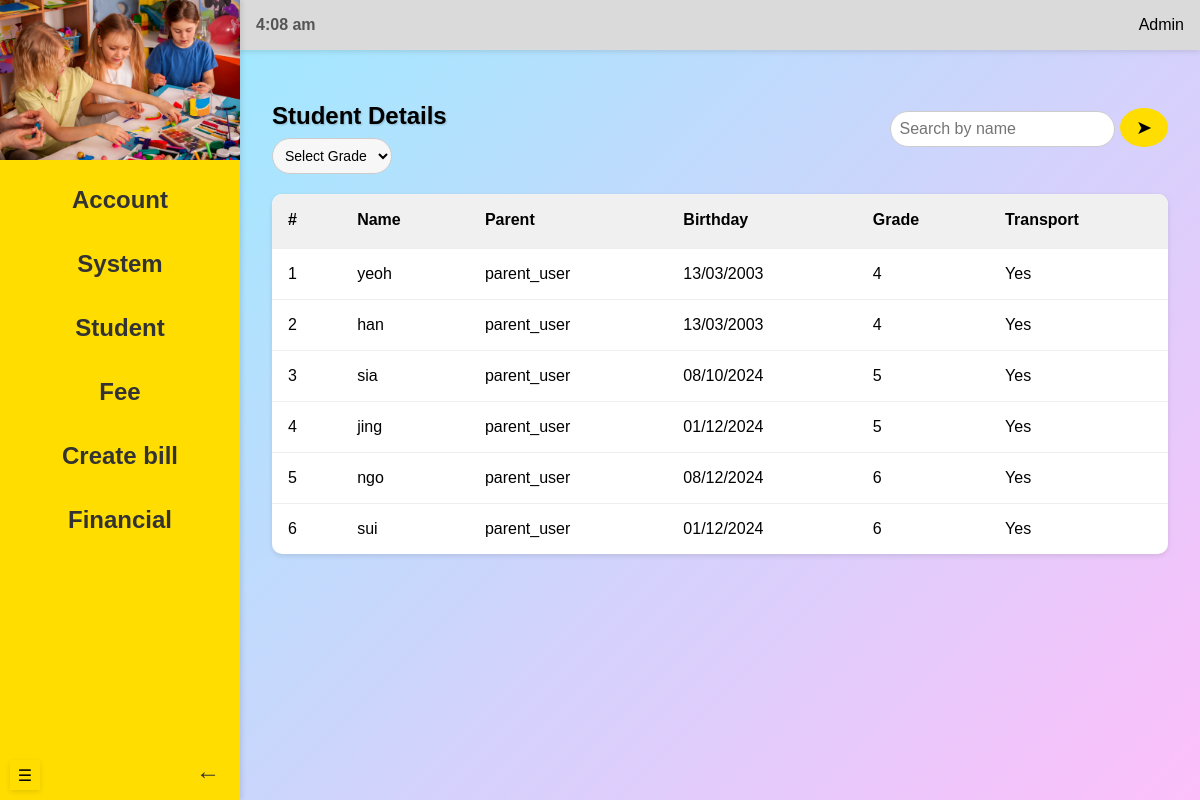
The page /admin/viewStudents (signed in) on the database as committed earlier.
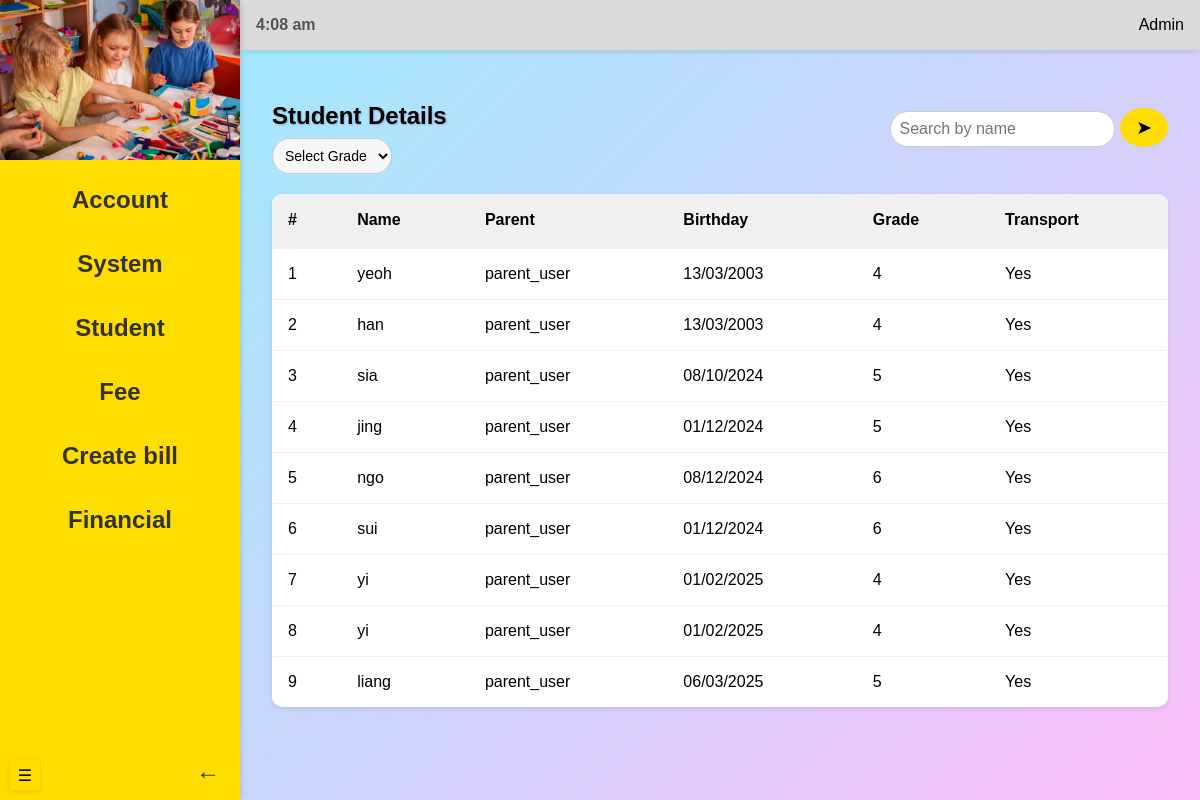
The same page on the database as committed later.
### models.py (models this page shows, shortened)
class Student(db.Model):
    __tablename__ = 'students'
    id = db.Column(db.Integer, primary_key=True, autoincrement=True)
    name = db.Column(db.String(255), nullable=False)
    grade = db.Column(db.String(50), nullable=False)
    dob = db.Column(db.Date, nullable=False)
    transport = db.Column(db.Boolean, default=False)
    user_id = db.Column(db.Integer, db.ForeignKey('users.id'), nullable=False)
    fees = db.relationship('Fee', backref='student', cascade='all, delete-orphan')

class User(db.Model, UserMixin):
    __tablename__ = 'users'
    id = db.Column(db.Integer, primary_key=True, autoincrement=True)
    username = db.Column(db.String(255), unique=True, nullable=False)
    email = db.Column(db.String(255), unique=True, nullable=False)
    password = db.Column(db.String(255), nullable=False)
    role = db.Column(
        db.Enum('admin', 'accountant', 'teacher', 'parent', name='user_roles'),
        nullable=False
    )
    created_at = db.Column(db.DateTime, default=func.current_timestamp())
    flag = db.Column(db.Boolean, default=True)
    students = db.relationship('Student', backref='guardian', cascade='all, delete-orphan')
    payments = db.relationship('Payment', backref='user', cascade='all, delete-orphan')
    notifications = db.relationship('Notification', backref='user', cascade='all, delete-orphan')

### routes/admin_routes.py (the view)
@admin_blueprint.route("/viewStudents")
@login_required
def viewStudents():
    if current_user.role != "admin":
        return "Access Denied", 403
    search_name = request.args.get("name", "").strip()
    filter_grade = request.args.get("grade", "").strip()
    query = Student.query
    if search_name:
        query = query.filter(Student.name.ilike(f"%{search_name}%"))
    if filter_grade:
        query = query.filter_by(grade=filter_grade)
    students = query.all()
    return render_template('studentDetail.html', students=students, search_name=search_name, filter_grade=filter_grade)

### app.py (called while the page is built)
@login_manager.user_loader
def load_user(user_id):
    return User.query.get(int(user_id))

### templates/studentDetail.html (shortened to what this page needs)
{% if current_user.role == 'teacher' %}
{% extends "teacherBase.html" %}
{% elif current_user.role == 'admin'%}
{% extends "adminBase.html" %}
{% elif current_user.role == 'accountant' %}
{% extends "accountantBase.html" %}
{% elif current_user.role == 'parent'%}
{% extends "parentBase.html" %}
{% endif %}
{% block header %}
    <link rel="stylesheet" href="{{ url_for('static', filename='studentDetail.css') }}">
{% endblock %}
{% block content %}
        <section class="content">
            <div class="header-container">
                <div class="header-left">
                    <h1>Student Details</h1>
                    <form method="get" id="search-form">
                        <select id="grade" name="grade" onchange="this.form.submit();">
                            <option value="">Select Grade</option>
                        </select>
                    </form>
                </div>
                <div class="search-bar">
                    <form method="get" id="search-form">
                        <input type="text" id="search-name" name="name" placeholder="Search by name" value="{{ search_name }}">
                        <button type="submit">&#x27A4;</button>
                    </form>
                </div>
            </div>
            <table id="myTable2">
                <thead>
                    <tr>
                        <th onclick="sortTable(0)"># </th>
                        <th onclick="sortTable(1)">Name </th>
                        <th onclick="sortTable(2)">Parent </th>
                        <th onclick="sortTable(3)">Birthday </th>
                        <th onclick="sortTable(4)">Grade </th>
                        <th onclick="sortTable(5)">Transport </th>
                    </tr>
                </thead>
                <tbody>
                    {% for student in students %}
                        <tr data-grade="{{ student.grade }}">
                            <td><span class="id">{{ student.id }}</span></td>
                            <td><span class="name">{{ student.name }}</span></td>
                            <td><span class="parent">{{ student.guardian.username }}</span></td>
                            <td><span class="dob">{{ student.dob.strftime('%d/%m/%Y') }}</span></td>
                            <td><span class="grade">{{ student.grade }}</span></td>
                            <td><span class="transport">{{ 'Yes' if student.transport else 'No' }}</span></td>
                        </tr>
                    {% endfor %}
                </tbody>
            </table>
        </section>
    </div>
{% endblock %}

### templates/adminBase.html (shortened to what this page needs)
<!DOCTYPE html>
<html lang="en">
<head>
    {% block header %} {% endblock %}
</head>
<body>
    <div id="mySidebar" class="sidebar">
        <div class="logo-section">
            <img src="{{ url_for('static', filename='images/kids.jpeg') }}">
        </div>
        <nav class="menu">
            <div class="dropdown">
                <button class="dropdown-btn">Account</button>
            </div>
            <div class="dropdown">
                <button class="dropdown-btn">System</button>
            </div>
            <div class="dropdown">
                <button class="dropdown-btn">Student</button>
            </div>
            <div class="dropdown">
                <button class="dropdown-btn">Fee</button>
            </div>
            <div class="dropdown">
                <button class="dropdown-btn">Create bill</button>
            </div>
            <div class="dropdown">
                <button class="dropdown-btn">Financial</button>
            </div>
        </nav>
        <div class="logout-section">
            <a href="\logout">&#x2190;</a>
        </div>
    </div>
    <div class="main-content">
        <button class="collapse-button">&#9776;</button>
        <header class="header">
            <div class="time"></div>
            <div class="admin-section">
                <span>Admin</span>
            </div>
        </header>
        {% block content %} {% endblock %}
</body>
</html>

### static/studentDetail.css (style rules this page uses)
html { opacity: 0; animation: fadeIn 0.5s ease-in-out forwards; }
body { margin: 0; font-family: Arial, sans-serif; display: flex; height: 100vh; background: linear-gradient(135deg, #93efff, #fdbffa); transition: margin-left 0.3s ease; overflow: hidden; }
.sidebar { width: 20%; height: 100vh; background-color: #FFDD00; color: #333; display: flex; flex-direction: column; justify-content: flex-start; position: fixed; top: 0; left: 0; z-index: 2; padding: 0; box-shadow: 2px 0 5px rgba(0, 0, 0, 0.1); transition: width 0.3s ease, visibility 0.3s ease; overflow: hidden; }
.dropdown { text-align: center; width: 100%; }
.dropdown-btn { width: 100%; text-align: center; padding: 10px; font-size: 1.5rem; font-weight: bold; background: transparent; border: none; cursor: pointer; color: #333; display: flex; justify-content: center; align-items: center; text-align: center; transition: transform 0.3s ease, background 0.3s ease; }
.logo-section { width: 100%; height: 20%; display: flex; justify-content: center; align-items: center; overflow: hidden; margin: 0; padding: 0; }
.logo-section img { width: 100%; height: auto; }
.menu { display: flex; flex-direction: column; text-align: center; gap: 1rem; margin-top: 1rem; padding: 0; }
.logout-section { display: flex; justify-content: space-between; align-items: center; margin-top: auto; }
.logout-section a { position: absolute; bottom: 10px; right: 10px; text-decoration: none; color: #333; font-size: 1.5rem; padding: 5px 10px; background: transparent; border: none; cursor: pointer; transition: color 0.3s ease; }
.collapse-button { position: absolute; bottom: 10px; left: 10px; width: 30px; height: 30px; font-size: 1rem; background: #FFDD00; border: none; border-radius: 0; cursor: pointer; z-index: 3; transition: all 0.3s ease; text-align: center; box-shadow: 0 2px 5px rgba(0, 0, 0, 0.1); }
.main-content { flex: 1; display: flex; flex-direction: column; margin-left: 20%; transition: margin-left 0.3s ease; }
.header { background: #DADADA; padding: 1rem; display: flex; justify-content: space-between; align-items: center; box-shadow: 0 2px 5px rgba(0, 0, 0, 0.1); }
.header .time { font-weight: bold; color: #555; }
.header-container { display: flex; justify-content: space-between; align-items: center; margin-bottom: 20px; }
.header-left { display: flex; flex-direction: column; align-items: flex-start; }
.search-bar { display: flex; gap: 0.5rem; }
.search-bar input { padding: 0.5rem; border: 1px solid #ccc; border-radius: 20px; outline: none; font-size: 1rem; }
.search-bar button { padding: 0.5rem 1rem; background: #FFDD00; border: none; border-radius: 50%; cursor: pointer; font-size: 1.2rem; transition: background 0.3s; }
.admin-section { display: flex; align-items: center; gap: 0.5rem; }
.content { padding: 2rem; overflow-y: auto; }
.content h1 { margin-bottom: 0.5rem; font-size: 1.5rem; text-shadow: 1px 1px 2px rgba(0, 0, 0, 0.2); }
.header-left select { flex: 1; padding: 8px; border: 1px solid #ccc; border-radius: 20px; font-size: 14px; background: #f7f7f7; }
table { width: 100%; border-collapse: collapse; background: #fff; box-shadow: 0 2px 5px rgba(0, 0, 0, 0.1); border-radius: 10px; overflow: hidden; }
table th, table td { text-align: left; padding: 1rem; border-bottom: 1px solid #eee; }
table th { background: #f0f0f0; font-weight: bold; cursor: pointer; user-select: none; }
table tbody tr:last-child td { border-bottom: none; }

Rows that differ between the two databases and show on the page:
added Student: id "7", name "yi", guardian.username "parent_user", dob "01/02/2025", grade "4", transport "Yes"
added Student: id "8", name "yi", guardian.username "parent_user", dob "01/02/2025", grade "4", transport "Yes"
added Student: id "9", name "liang", guardian.username "parent_user", dob "06/03/2025", grade "5", transport "Yes"
